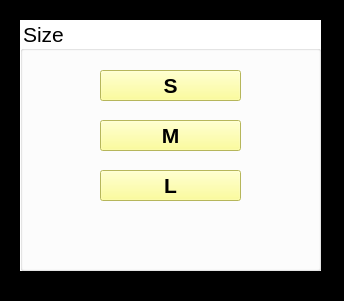
<?xml version="1.0" encoding="UTF-8"?>
<ui version="4.0">
 <class>Form</class>
 <widget class="QWidget" name="Form">
  <property name="geometry">
   <rect>
    <x>0</x>
    <y>0</y>
    <width>344</width>
    <height>301</height>
   </rect>
  </property>
  <property name="windowTitle">
   <string>Form</string>
  </property>
  <property name="styleSheet">
   <string notr="true">background-color: rgb(0, 0, 0);</string>
  </property>
  <widget class="QGroupBox" name="size">
   <property name="geometry">
    <rect>
     <x>20</x>
     <y>20</y>
     <width>301</width>
     <height>251</height>
    </rect>
   </property>
   <property name="font">
    <font>
     <pointsize>16</pointsize>
    </font>
   </property>
   <property name="styleSheet">
    <string notr="true">background-color: rgb(255, 255, 255);</string>
   </property>
   <property name="title">
    <string>Size</string>
   </property>
   <widget class="QPushButton" name="Bs">
    <property name="geometry">
     <rect>
      <x>80</x>
      <y>50</y>
      <width>141</width>
      <height>31</height>
     </rect>
    </property>
    <property name="font">
     <font>
      <pointsize>16</pointsize>
      <weight>75</weight>
      <bold>true</bold>
     </font>
    </property>
    <property name="styleSheet">
     <string notr="true">background-color: rgb(255, 255, 127);</string>
    </property>
    <property name="text">
     <string>S</string>
    </property>
   </widget>
   <widget class="QPushButton" name="Bm">
    <property name="geometry">
     <rect>
      <x>80</x>
      <y>100</y>
      <width>141</width>
      <height>31</height>
     </rect>
    </property>
    <property name="font">
     <font>
      <pointsize>16</pointsize>
      <weight>75</weight>
      <bold>true</bold>
     </font>
    </property>
    <property name="styleSheet">
     <string notr="true">background-color: rgb(255, 255, 127);
</string>
    </property>
    <property name="text">
     <string>M</string>
    </property>
   </widget>
   <widget class="QPushButton" name="pushButton_4">
    <property name="geometry">
     <rect>
      <x>80</x>
      <y>150</y>
      <width>141</width>
      <height>31</height>
     </rect>
    </property>
    <property name="font">
     <font>
      <pointsize>16</pointsize>
      <weight>75</weight>
      <bold>true</bold>
     </font>
    </property>
    <property name="styleSheet">
     <string notr="true">background-color: rgb(255, 255, 127);</string>
    </property>
    <property name="text">
     <string>L</string>
    </property>
   </widget>
  </widget>
 </widget>
 <resources/>
 <connections/>
</ui>
